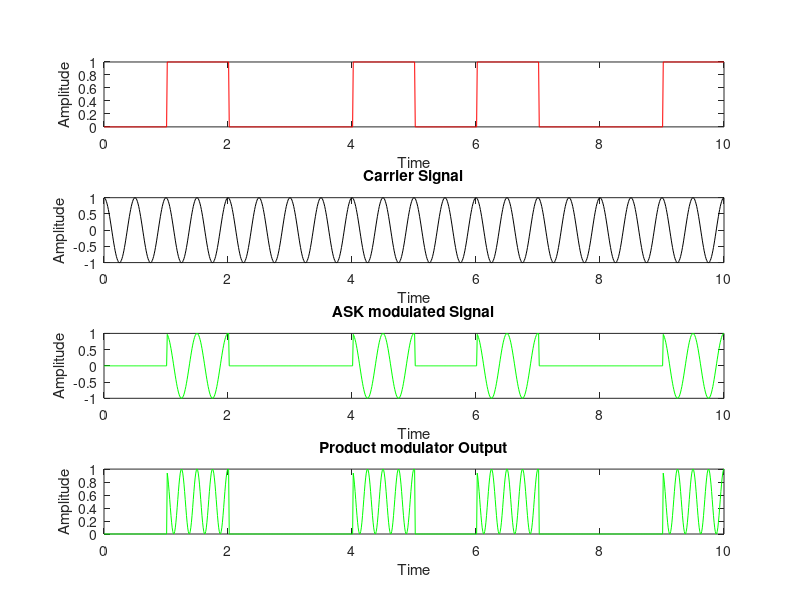

This figure's MATLAB source: (Note: this script raises an error after producing the figure.)
% Binary ASK Modulation and Demodulation
clear all;
clc;
N=10;
n=randi([0 1],1,N);
%Bit to symbol mapping-Unipolar 
for ii=1:N
    if n(ii)==0
        nn(ii)=0;
    else
        nn(ii)=1;
    end
end
% Unipolar NRZ Signal
s=100;      %no.of sample to represent each bit
i=1; % index of input bit
t=0:1/s:N; %Time
for j=1:length(t)   
    if t(j)<=i
        m(j)=nn(i);
    else
        m(j)=nn(i);
        i=i+1;
    end
end
subplot(411);
plot(t,m,'r');
xlabel('Time');
ylabel('Amplitude');
%Carrier signal generation
c=cos(2*pi*2*t);
subplot(412);
plot(t,c,'k');
xlabel('Time');
ylabel('Amplitude');
title('Carrier Signal');
x=m.*c;
subplot(413);
plot(t,x,'g');
xlabel('Time');
ylabel('Amplitude');
title('ASK modulated Signal');
%Coherent Detection
y=x; % No Noise
%Product modulator
y1=y.*c;
%Product modulator output
subplot(414);
plot(t,y1,'g');
xlabel('Time');
ylabel('Amplitude');
title('Product modulator Output');
%Reconstruction
%Integrator
int_op=[];
for ii=0:s:length(y1)-s
    int_o=(1/s)*trapz(y1(ii+1:ii+s));
    int_op=[int_op int_o];
end
%Decision Device
Th=0.5; % Threshold for ASK
disp('Detected bits:');
det=(round(int_op,1)>=Th)   
%BER Computation
ber=sum(n~=det)/N
